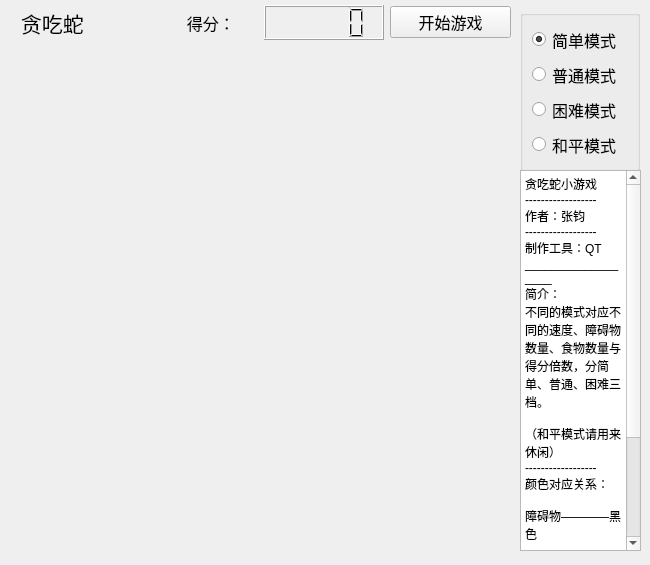
<?xml version="1.0" encoding="UTF-8"?>
<ui version="4.0">
 <class>window</class>
 <widget class="QWidget" name="window">
  <property name="geometry">
   <rect>
    <x>0</x>
    <y>0</y>
    <width>650</width>
    <height>565</height>
   </rect>
  </property>
  <property name="minimumSize">
   <size>
    <width>650</width>
    <height>565</height>
   </size>
  </property>
  <property name="maximumSize">
   <size>
    <width>650</width>
    <height>565</height>
   </size>
  </property>
  <property name="windowTitle">
   <string>贪吃蛇</string>
  </property>
  <widget class="QWidget" name="layoutWidget">
   <property name="geometry">
    <rect>
     <x>0</x>
     <y>0</y>
     <width>521</width>
     <height>50</height>
    </rect>
   </property>
   <layout class="QHBoxLayout" name="horizontalLayout" stretch="0,0,0,0">
    <property name="leftMargin">
     <number>10</number>
    </property>
    <property name="topMargin">
     <number>5</number>
    </property>
    <property name="rightMargin">
     <number>10</number>
    </property>
    <property name="bottomMargin">
     <number>10</number>
    </property>
    <item>
     <widget class="QLabel" name="mainTitle">
      <property name="font">
       <font>
        <family>微软雅黑</family>
        <pointsize>16</pointsize>
       </font>
      </property>
      <property name="text">
       <string>  贪吃蛇</string>
      </property>
     </widget>
    </item>
    <item>
     <widget class="QLabel" name="label">
      <property name="font">
       <font>
        <family>微软雅黑</family>
        <pointsize>12</pointsize>
       </font>
      </property>
      <property name="text">
       <string>            得分：</string>
      </property>
     </widget>
    </item>
    <item>
     <widget class="QLCDNumber" name="lcdNumber"/>
    </item>
    <item>
     <widget class="QPushButton" name="pushButton">
      <property name="font">
       <font>
        <family>微软雅黑</family>
        <pointsize>12</pointsize>
       </font>
      </property>
      <property name="text">
       <string>开始游戏</string>
      </property>
     </widget>
    </item>
   </layout>
  </widget>
  <widget class="showWidget" name="widget" native="true">
   <property name="geometry">
    <rect>
     <x>10</x>
     <y>60</y>
     <width>500</width>
     <height>500</height>
    </rect>
   </property>
   <property name="minimumSize">
    <size>
     <width>500</width>
     <height>500</height>
    </size>
   </property>
   <property name="maximumSize">
    <size>
     <width>500</width>
     <height>500</height>
    </size>
   </property>
   <property name="focusPolicy">
    <enum>Qt::StrongFocus</enum>
   </property>
  </widget>
  <widget class="QGroupBox" name="groupBox">
   <property name="geometry">
    <rect>
     <x>520</x>
     <y>10</y>
     <width>120</width>
     <height>161</height>
    </rect>
   </property>
   <property name="flat">
    <bool>false</bool>
   </property>
   <layout class="QVBoxLayout" name="verticalLayout">
    <item>
     <widget class="QRadioButton" name="radioButton">
      <property name="font">
       <font>
        <family>微软雅黑</family>
        <pointsize>12</pointsize>
       </font>
      </property>
      <property name="acceptDrops">
       <bool>false</bool>
      </property>
      <property name="text">
       <string>简单模式</string>
      </property>
      <property name="checked">
       <bool>true</bool>
      </property>
      <attribute name="buttonGroup">
       <string notr="true">buttonGroup</string>
      </attribute>
     </widget>
    </item>
    <item>
     <widget class="QRadioButton" name="radioButton_2">
      <property name="font">
       <font>
        <family>微软雅黑</family>
        <pointsize>12</pointsize>
       </font>
      </property>
      <property name="text">
       <string>普通模式</string>
      </property>
      <attribute name="buttonGroup">
       <string notr="true">buttonGroup</string>
      </attribute>
     </widget>
    </item>
    <item>
     <widget class="QRadioButton" name="radioButton_3">
      <property name="font">
       <font>
        <family>微软雅黑</family>
        <pointsize>12</pointsize>
       </font>
      </property>
      <property name="text">
       <string>困难模式</string>
      </property>
      <attribute name="buttonGroup">
       <string notr="true">buttonGroup</string>
      </attribute>
     </widget>
    </item>
    <item>
     <widget class="QRadioButton" name="radioButton_4">
      <property name="font">
       <font>
        <family>微软雅黑</family>
        <pointsize>12</pointsize>
       </font>
      </property>
      <property name="text">
       <string>和平模式</string>
      </property>
      <attribute name="buttonGroup">
       <string notr="true">buttonGroup</string>
      </attribute>
     </widget>
    </item>
   </layout>
  </widget>
  <widget class="QTextBrowser" name="textBrowser">
   <property name="geometry">
    <rect>
     <x>520</x>
     <y>170</y>
     <width>121</width>
     <height>381</height>
    </rect>
   </property>
   <property name="focusPolicy">
    <enum>Qt::NoFocus</enum>
   </property>
   <property name="html">
    <string>&lt;!DOCTYPE HTML PUBLIC &quot;-//W3C//DTD HTML 4.0//EN&quot; &quot;http://www.w3.org/TR/REC-html40/strict.dtd&quot;&gt;
&lt;html&gt;&lt;head&gt;&lt;meta name=&quot;qrichtext&quot; content=&quot;1&quot; /&gt;&lt;style type=&quot;text/css&quot;&gt;
p, li { white-space: pre-wrap; }
&lt;/style&gt;&lt;/head&gt;&lt;body style=&quot; font-family:'SimSun'; font-size:9pt; font-weight:400; font-style:normal;&quot;&gt;
&lt;p style=&quot; margin-top:0px; margin-bottom:0px; margin-left:0px; margin-right:0px; -qt-block-indent:0; text-indent:0px;&quot;&gt;贪吃蛇小游戏&lt;/p&gt;
&lt;p style=&quot; margin-top:0px; margin-bottom:0px; margin-left:0px; margin-right:0px; -qt-block-indent:0; text-indent:0px;&quot;&gt;------------------&lt;/p&gt;
&lt;p style=&quot; margin-top:0px; margin-bottom:0px; margin-left:0px; margin-right:0px; -qt-block-indent:0; text-indent:0px;&quot;&gt;作者：张钧&lt;/p&gt;
&lt;p style=&quot; margin-top:0px; margin-bottom:0px; margin-left:0px; margin-right:0px; -qt-block-indent:0; text-indent:0px;&quot;&gt;------------------&lt;/p&gt;
&lt;p style=&quot; margin-top:0px; margin-bottom:0px; margin-left:0px; margin-right:0px; -qt-block-indent:0; text-indent:0px;&quot;&gt;制作工具：QT&lt;/p&gt;
&lt;p style=&quot; margin-top:0px; margin-bottom:0px; margin-left:0px; margin-right:0px; -qt-block-indent:0; text-indent:0px;&quot;&gt;__________________&lt;/p&gt;
&lt;p style=&quot; margin-top:0px; margin-bottom:0px; margin-left:0px; margin-right:0px; -qt-block-indent:0; text-indent:0px;&quot;&gt;简介：&lt;/p&gt;
&lt;p style=&quot; margin-top:0px; margin-bottom:0px; margin-left:0px; margin-right:0px; -qt-block-indent:0; text-indent:0px;&quot;&gt;不同的模式对应不同的速度、障碍物数量、食物数量与得分倍数，分简单、普通、困难三档。&lt;/p&gt;
&lt;p style=&quot;-qt-paragraph-type:empty; margin-top:0px; margin-bottom:0px; margin-left:0px; margin-right:0px; -qt-block-indent:0; text-indent:0px;&quot;&gt;&lt;br /&gt;&lt;/p&gt;
&lt;p style=&quot; margin-top:0px; margin-bottom:0px; margin-left:0px; margin-right:0px; -qt-block-indent:0; text-indent:0px;&quot;&gt;（和平模式请用来休闲）&lt;/p&gt;
&lt;p style=&quot; margin-top:0px; margin-bottom:0px; margin-left:0px; margin-right:0px; -qt-block-indent:0; text-indent:0px;&quot;&gt;------------------&lt;/p&gt;
&lt;p style=&quot; margin-top:0px; margin-bottom:0px; margin-left:0px; margin-right:0px; -qt-block-indent:0; text-indent:0px;&quot;&gt;颜色对应关系：&lt;/p&gt;
&lt;p style=&quot;-qt-paragraph-type:empty; margin-top:0px; margin-bottom:0px; margin-left:0px; margin-right:0px; -qt-block-indent:0; text-indent:0px;&quot;&gt;&lt;br /&gt;&lt;/p&gt;
&lt;p style=&quot; margin-top:0px; margin-bottom:0px; margin-left:0px; margin-right:0px; -qt-block-indent:0; text-indent:0px;&quot;&gt;障碍物————黑色&lt;/p&gt;
&lt;p style=&quot;-qt-paragraph-type:empty; margin-top:0px; margin-bottom:0px; margin-left:0px; margin-right:0px; -qt-block-indent:0; text-indent:0px;&quot;&gt;&lt;br /&gt;&lt;/p&gt;
&lt;p style=&quot; margin-top:0px; margin-bottom:0px; margin-left:0px; margin-right:0px; -qt-block-indent:0; text-indent:0px;&quot;&gt;&lt;span style=&quot; color:#bebe00;&quot;&gt;蛇——————黄色&lt;/span&gt;&lt;/p&gt;
&lt;p style=&quot;-qt-paragraph-type:empty; margin-top:0px; margin-bottom:0px; margin-left:0px; margin-right:0px; -qt-block-indent:0; text-indent:0px; color:#bebe00;&quot;&gt;&lt;br /&gt;&lt;/p&gt;
&lt;p style=&quot; margin-top:0px; margin-bottom:0px; margin-left:0px; margin-right:0px; -qt-block-indent:0; text-indent:0px;&quot;&gt;&lt;span style=&quot; color:#ff0000;&quot;&gt;食物—————红色&lt;/span&gt;&lt;/p&gt;
&lt;p style=&quot; margin-top:0px; margin-bottom:0px; margin-left:0px; margin-right:0px; -qt-block-indent:0; text-indent:0px;&quot;&gt;&lt;span style=&quot; color:#000000;&quot;&gt;------------------&lt;/span&gt;&lt;/p&gt;
&lt;p style=&quot; margin-top:0px; margin-bottom:0px; margin-left:0px; margin-right:0px; -qt-block-indent:0; text-indent:0px;&quot;&gt;&lt;span style=&quot; color:#000000;&quot;&gt;操作方式：&lt;/span&gt;&lt;/p&gt;
&lt;p style=&quot; margin-top:0px; margin-bottom:0px; margin-left:0px; margin-right:0px; -qt-block-indent:0; text-indent:0px;&quot;&gt;&lt;span style=&quot; color:#000000;&quot;&gt;WASD 或 方向键&lt;/span&gt;&lt;/p&gt;&lt;/body&gt;&lt;/html&gt;</string>
   </property>
  </widget>
 </widget>
 <customwidgets>
  <customwidget>
   <class>showWidget</class>
   <extends>QWidget</extends>
   <header location="global">showwidget.h</header>
   <container>1</container>
   <slots>
    <signal>setLCD(int)</signal>
    <slot>startGame()</slot>
    <slot>setMode()</slot>
    <slot>setMode_2()</slot>
    <slot>setMode_3()</slot>
    <slot>setMode_4()</slot>
   </slots>
  </customwidget>
 </customwidgets>
 <resources/>
 <connections>
  <connection>
   <sender>pushButton</sender>
   <signal>clicked()</signal>
   <receiver>widget</receiver>
   <slot>startGame()</slot>
   <hints>
    <hint type="sourcelabel">
     <x>443</x>
     <y>28</y>
    </hint>
    <hint type="destinationlabel">
     <x>444</x>
     <y>85</y>
    </hint>
   </hints>
  </connection>
  <connection>
   <sender>pushButton</sender>
   <signal>released()</signal>
   <receiver>window</receiver>
   <slot>changeTextInButton()</slot>
   <hints>
    <hint type="sourcelabel">
     <x>421</x>
     <y>34</y>
    </hint>
    <hint type="destinationlabel">
     <x>159</x>
     <y>51</y>
    </hint>
   </hints>
  </connection>
  <connection>
   <sender>widget</sender>
   <signal>setLCD(int)</signal>
   <receiver>window</receiver>
   <slot>setLCD(int)</slot>
   <hints>
    <hint type="sourcelabel">
     <x>167</x>
     <y>197</y>
    </hint>
    <hint type="destinationlabel">
     <x>0</x>
     <y>21</y>
    </hint>
   </hints>
  </connection>
  <connection>
   <sender>radioButton</sender>
   <signal>clicked(bool)</signal>
   <receiver>widget</receiver>
   <slot>setMode()</slot>
   <hints>
    <hint type="sourcelabel">
     <x>545</x>
     <y>39</y>
    </hint>
    <hint type="destinationlabel">
     <x>452</x>
     <y>75</y>
    </hint>
   </hints>
  </connection>
  <connection>
   <sender>radioButton_2</sender>
   <signal>clicked(bool)</signal>
   <receiver>widget</receiver>
   <slot>setMode_2()</slot>
   <hints>
    <hint type="sourcelabel">
     <x>540</x>
     <y>75</y>
    </hint>
    <hint type="destinationlabel">
     <x>491</x>
     <y>75</y>
    </hint>
   </hints>
  </connection>
  <connection>
   <sender>radioButton_3</sender>
   <signal>clicked(bool)</signal>
   <receiver>widget</receiver>
   <slot>setMode_3()</slot>
   <hints>
    <hint type="sourcelabel">
     <x>538</x>
     <y>109</y>
    </hint>
    <hint type="destinationlabel">
     <x>485</x>
     <y>107</y>
    </hint>
   </hints>
  </connection>
  <connection>
   <sender>radioButton_4</sender>
   <signal>clicked(bool)</signal>
   <receiver>widget</receiver>
   <slot>setMode_4()</slot>
   <hints>
    <hint type="sourcelabel">
     <x>536</x>
     <y>145</y>
    </hint>
    <hint type="destinationlabel">
     <x>458</x>
     <y>144</y>
    </hint>
   </hints>
  </connection>
 </connections>
 <slots>
  <slot>changeTextInButton()</slot>
  <slot>setLCD(int)</slot>
 </slots>
 <buttongroups>
  <buttongroup name="buttonGroup">
   <property name="exclusive">
    <bool>true</bool>
   </property>
  </buttongroup>
 </buttongroups>
</ui>
